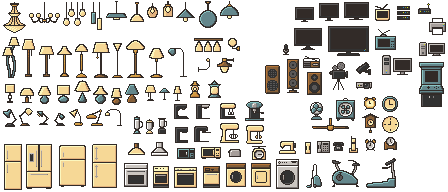
#> input picture jeu/ressources/packs/ph64/electronics.png, 448 x 192 px; its folder holds 4 pictures in this run
$ python meubles.py out.png
#> lines starting #> are read from the running program, lines starting #| are printed output that depends on the picture
### designs/decor/outils.py
"""Outils communs du decor : couleurs de nuit, toile de dessin, police en pixels."""
import random
from PIL import Image, ImageDraw

GRAIN = True  # le grain des surfaces ; a couper si l'on ramene un jour le jeu a une palette fixe (decor/palette.py)
T = 2  # unites du monde par texel pour l'architecture (1 m = 28 unites)

# Le jeu est presque gris : ces couleurs sont deja eclairees comme en pleine nuit.
ENCRE = (20, 20, 26)
NUIT = (30, 30, 42)  # couleur du brouillard et de l'horizon
MUR_BLANC, MUR_BLANC_O, MUR_BLANC_C = (122, 124, 134), (100, 102, 112), (140, 142, 150)
PIERRE, PIERRE_O, PIERRE_C = (112, 110, 114), (90, 88, 94), (132, 130, 132)
BRIQUE, BRIQUE_J = (94, 80, 80), (76, 64, 66)
ARDOISE, ARDOISE_O, ZINC = (52, 54, 64), (42, 44, 54), (88, 92, 102)
BETON, BETON_O, BETON_C = (102, 102, 108), (80, 80, 88), (120, 120, 126)
TUILE = (64, 56, 56)
VITRE, VITRE_R = (24, 26, 38), (44, 48, 64)
VERRES = ((30, 34, 48), (34, 38, 54), (26, 30, 44), (38, 42, 58))
MENEAU = (58, 62, 74)
VOLET, VOLET_O = (48, 54, 56), (36, 40, 44)
FER = (30, 30, 36)
RIDEAU, RIDEAU_O = (78, 80, 88), (58, 60, 68)
ALLUME, ALLUME_F = (232, 222, 196), (190, 178, 152)
TELE, BUREAU = (150, 170, 220), (206, 214, 226)
ORANGE, ORANGE_S = (255, 122, 18), (196, 80, 10)
VERT = (70, 240, 110)
BLANC = (236, 236, 230)


def lum(c):
    """Couleur lumineuse : l'alpha 254 dit au jeu que ce pixel brille dans la nuit."""
    return (c[0], c[1], c[2], 254)


def ton(c, k):
    return tuple(max(0, min(255, int(v * k))) for v in c[:3])


POLICE5 = {
    "A": ".###./#...#/#...#/#####/#...#/#...#/#...#", "B": "####./#...#/#...#/####./#...#/#...#/####.",
    "C": ".###./#...#/#..../#..../#..../#...#/.###.", "D": "####./#...#/#...#/#...#/#...#/#...#/####.",
    "E": "#####/#..../#..../####./#..../#..../#####", "F": "#####/#..../#..../####./#..../#..../#....",
    "G": ".###./#...#/#..../#.###/#...#/#...#/.###.", "H": "#...#/#...#/#...#/#####/#...#/#...#/#...#",
    "I": ".###./..#../..#../..#../..#../..#../.###.", "J": "..###/...#./...#./...#./...#./#..#./.##..",
    "K": "#...#/#..#./#.#../##.../#.#../#..#./#...#", "L": "#..../#..../#..../#..../#..../#..../#####",
    "M": "#...#/##.##/#.#.#/#.#.#/#...#/#...#/#...#", "N": "#...#/##..#/#.#.#/#..##/#...#/#...#/#...#",
    "O": ".###./#...#/#...#/#...#/#...#/#...#/.###.", "P": "####./#...#/#...#/####./#..../#..../#....",
    "Q": ".###./#...#/#...#/#...#/#.#.#/#..#./.##.#", "R": "####./#...#/#...#/####./#.#../#..#./#...#",
    "S": ".####/#..../#..../.###./....#/....#/####.", "T": "#####/..#../..#../..#../..#../..#../..#..",
    "U": "#...#/#...#/#...#/#...#/#...#/#...#/.###.", "V": "#...#/#...#/#...#/#...#/#...#/.#.#./..#..",
    "W": "#...#/#...#/#...#/#.#.#/#.#.#/##.##/#...#", "X": "#...#/#...#/.#.#./..#../.#.#./#...#/#...#",
    "Y": "#...#/#...#/.#.#./..#../..#../..#../..#..", "Z": "#####/....#/...#./..#../.#.../#..../#####",
    "0": ".###./#...#/#..##/#.#.#/##..#/#...#/.###.", "1": "..#../.##../..#../..#../..#../..#../.###.",
    "2": ".###./#...#/....#/...#./..#../.#.../#####", "3": "####./....#/....#/.###./....#/....#/####.",
    "4": "...#./..##./.#.#./#..#./#####/...#./...#.", "5": "#####/#..../####./....#/....#/#...#/.###.",
    "6": ".###./#..../#..../####./#...#/#...#/.###.", "7": "#####/....#/...#./..#../..#../..#../..#..",
    "8": ".###./#...#/#...#/.###./#...#/#...#/.###.", "9": ".###./#...#/#...#/.####/....#/....#/.###.",
    "-": "...../...../...../.###./...../...../.....", ".": "...../...../...../...../...../.##../.##..",
    "'": "..#../..#../.#.../...../...../...../.....", "/": "....#/....#/...#./..#../.#.../#..../#....",
    "!": "..#../..#../..#../..#../..#../...../..#..", "?": ".###./#...#/....#/...#./..#../...../..#..",
    ":": "...../..#../..#../...../..#../..#../.....", "&": ".##../#..#./#.#../.#.../#.#.#/#..#./.##.#",
    "+": "...../..#../..#../#####/..#../..#../.....", ",": "...../...../...../...../..#../..#../.#...",
    " ": "...../...../...../...../...../...../.....",
    '"': ".#.#./.#.#./...../...../...../...../.....", "(": "...#./..#../.#.../.#.../.#.../..#../...#.",
    ")": ".#.../..#../...#./...#./...#./..#../.#...", ";": "...../..#../..#../...../..#../..#../.#...",
    "%": "##..#/##.#./...#./..#../.#.../.#.##/#..##", "<": "...#./..#../.#.../#..../.#.../..#../...#.",
    ">": ".#.../..#../...#./....#/...#./..#../.#...", "*": "...../#.#.#/.###./#####/.###./#.#.#/.....",
    "=": "...../...../#####/...../#####/...../.....",
}
# Les lettres accentuees du francais : la lettre de base, et ce qu'on pose au-dessus (ou au-dessous pour la cedille).
ACCENTS = {"É": ("E", "aigu"), "È": ("E", "grave"), "Ê": ("E", "circ"), "Ë": ("E", "trema"), "À": ("A", "grave"),
           "Â": ("A", "circ"), "Î": ("I", "circ"), "Ï": ("I", "trema"), "Ô": ("O", "circ"), "Ù": ("U", "grave"),
           "Û": ("U", "circ"), "Ç": ("C", "cedille")}
SIGNES = {"aigu": ("...#.", "..#.."), "grave": (".#...", "..#.."), "circ": ("..#..", ".#.#."), "trema": (".....", ".#.#.")}
POLICE3 = {
    "A": ".#./#.#/###/#.#/#.#", "B": "##./#.#/##./#.#/##.", "C": ".##/#../#../#../.##", "D": "##./#.#/#.#/#.#/##.",
    "E": "###/#../##./#../###", "F": "###/#../##./#../#..", "G": ".##/#../#.#/#.#/.##", "H": "#.#/#.#/###/#.#/#.#",
    "I": "###/.#./.#./.#./###", "J": "..#/..#/..#/#.#/.#.", "K": "#.#/#.#/##./#.#/#.#", "L": "#../#../#../#../###",
    "M": "#.#/###/###/#.#/#.#", "N": "##./#.#/#.#/#.#/#.#", "O": "###/#.#/#.#/#.#/###", "P": "##./#.#/##./#../#..",
    "Q": "###/#.#/#.#/###/..#", "R": "##./#.#/##./#.#/#.#", "S": ".##/#../.#./..#/##.", "T": "###/.#./.#./.#./.#.",
    "U": "#.#/#.#/#.#/#.#/###", "V": "#.#/#.#/#.#/#.#/.#.", "W": "#.#/#.#/###/###/#.#", "X": "#.#/#.#/.#./#.#/#.#",
    "Y": "#.#/#.#/.#./.#./.#.", "Z": "###/..#/.#./#../###", "0": "###/#.#/#.#/#.#/###", "1": ".#./##./.#./.#./###",
    "2": "##./..#/.#./#../###", "3": "##./..#/.#./..#/##.", "4": "#.#/#.#/###/..#/..#", "5": "###/#../##./..#/##.",
    "6": ".##/#../###/#.#/###", "7": "###/..#/.#./.#./.#.", "8": "###/#.#/###/#.#/###", "9": "###/#.#/###/..#/##.",
    "-": ".../.../###/.../...", ".": ".../.../.../.../.#.", "'": ".#./.#./.../.../...", "/": "..#/..#/.#./#../#..",
    "!": ".#./.#./.#./.../.#.", ":": ".../.#./.../.#./...", "+": ".../.#./###/.#./...", ",": ".../.../.../.#./#..",
    "&": ".#./#../.#./#.#/.##", "?": "##./..#/.#./.../.#.", " ": ".../.../.../.../...",
}
POLICES = {5: POLICE5, 3: POLICE3}
SANS_ACCENT = str.maketrans("ÉÈÊËÀÂÎÏÔÙÛÇ", "EEEEAAIIOUUC")


# [25 lines left out: function planche_police, not called in this run]


def largeur_texte(texte, police=5, echelle=1):
    return max(0, len(texte) * (police + 1) - 1) * echelle


class Toile:
    """Une image qu'on dessine pixel par pixel, sans lissage."""

    def __init__(self, largeur, hauteur, fond=None):
#> called with largeur = 880, hauteur = 880, fond = (70, 70, 84, 255)
        self.l, self.h = largeur, hauteur
        self.img = Image.new("RGBA", (largeur, hauteur), fond if fond else (0, 0, 0, 0))
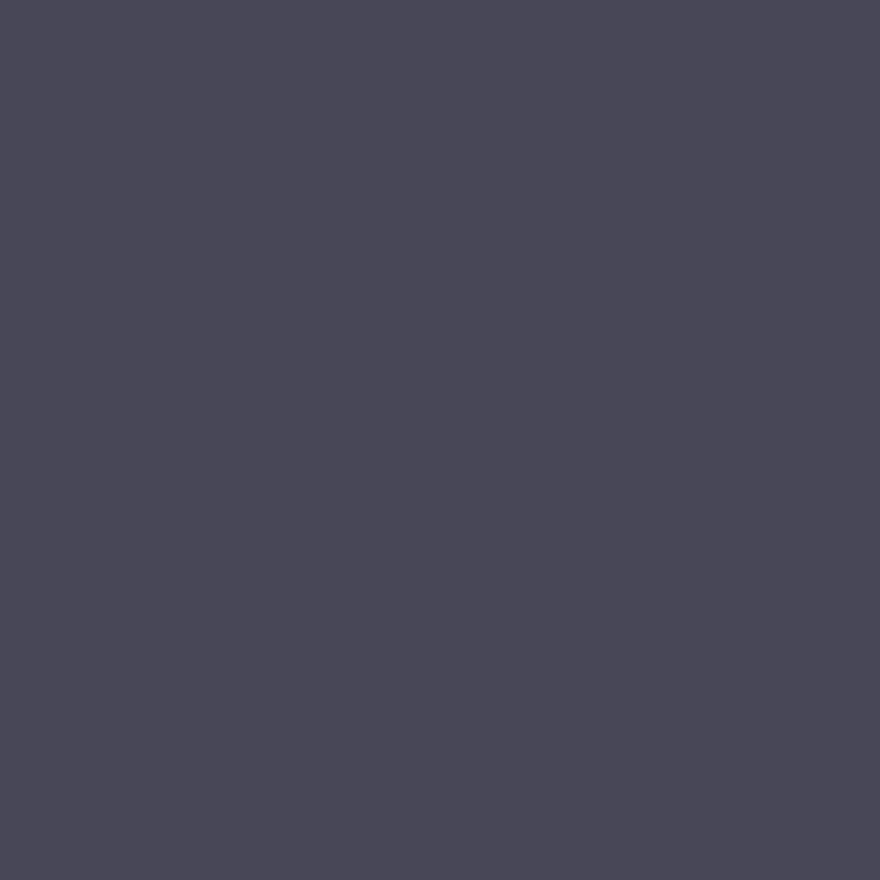
#> self.img: PIL image 880x880 RGBA; mean R, G, B, A 70, 70, 84, 255
        self.d = ImageDraw.Draw(self.img)

    def rect(self, x0, y0, x1, y1, c):
        """Rectangle plein, bornes de droite et du bas exclues."""
        if x1 > x0 and y1 > y0:
            self.d.rectangle([x0, y0, x1 - 1, y1 - 1], fill=c)

    def ligne(self, points, c, epaisseur=1):
        self.d.line(points, fill=c, width=epaisseur)

    def ellipse(self, x0, y0, x1, y1, c, contour=None):
        self.d.ellipse([x0, y0, x1 - 1, y1 - 1], fill=c, outline=contour)

    def poly(self, points, c, contour=None):
        self.d.polygon(points, fill=c, outline=contour)

    def point(self, x, y, c):
        if 0 <= x < self.l and 0 <= y < self.h:
            self.img.putpixel((x, y), c if len(c) == 4 else c + (255,))

    def texte(self, x, y, texte, c, police=5, echelle=1):
        """Ecrit en majuscules avec la police en pixels. Renvoie la largeur ecrite."""
        glyphes = POLICES[police]
        for lettre in texte.upper().translate(SANS_ACCENT):
            for j, rangee in enumerate(glyphes.get(lettre, glyphes[" "]).split("/")):
                for i, pixel in enumerate(rangee):
                    if pixel == "#":
                        self.rect(x + i * echelle, y + j * echelle, x + (i + 1) * echelle, y + (j + 1) * echelle, c)
            x += (police + 1) * echelle
        return largeur_texte(texte, police, echelle)

    def texte_centre(self, x, y, largeur, texte, c, police=5, echelle=1):
        self.texte(x + (largeur - largeur_texte(texte, police, echelle)) // 2, y, texte, c, police, echelle)

    # [65 lines left out: functions coller, grain, assombrir_haut, tags, affichettes, garde_corps, not called in this run]

### designs/decor/meubles.py
"""Meubles et plantes du pack pH64 (Stacy Kendra Love, CC-BY 4.0), reteintes aux couleurs de chaque lieu.

Le decor du jeu reste celui dessine dans facades.py, objets.py et interieurs.py. Ce module ne fait que le meubler :
il decoupe les objets des planches du pack, les met a l'echelle du lieu (x2 dedans, x1 dehors) et les ramene
a la palette presque grise du jeu. Rien n'est redessine : on change seulement la teinte et la luminosite.
"""
from pathlib import Path
from PIL import Image

from outils import ALLUME, BUREAU

PACK = Path(__file__).resolve().parents[2] / "jeu" / "ressources" / "packs" / "ph64"
CONTOUR = (50, 43, 40)                                    # le trait du pack, qui sert aussi de dalle aux ecrans eteints
TRAIT = (66, 64, 70)                                      # le meme trait, adouci : le decor d'origine n'a pas de contour noir
ABAT_JOUR = {(246, 216, 150), (252, 247, 190), (226, 178, 126)}

# Chaque ambiance : luminosite, part de couleur gardee, teinte. Reglees sur les murs et les meubles d'origine.
AMBIANCES = {
    "sombre": (0.60, 0.25, (0.95, 0.95, 1.10)),           # chez toi, chez Baba : la nuit, une tele, une lampe
    "chaud": (0.80, 0.45, (1.03, 1.00, 0.93)),            # le Maitre Poulet, l'epicerie
    "froid": (0.82, 0.22, (0.96, 0.98, 1.06)),            # bureaux, hall, garage, labo : des neons
    "rue": (0.56, 0.35, (0.95, 0.97, 1.08)),              # dehors, sous les lampadaires
}

# Nom du jeu -> (planche, numero de l'objet dans la planche, compte de gauche a droite et de haut en bas).
CATALOGUE = {
    # se coucher, s'asseoir
    "lit": ("furniture", 1), "canape": ("furniture", 37), "fauteuil": ("furniture", 26), "pouf": ("furniture", 38),
    "chaise": ("furniture", 73), "chaise_dos": ("furniture", 70), "chaise_tissu": ("furniture", 76),
    "siege_bureau": ("furniture", 59), "siege_bureau_2": ("furniture", 60), "siege_rond": ("furniture", 62),
    "tabouret": ("furniture", 50), "tabouret_haut": ("furniture", 49),
    # poser, ranger
    "bureau": ("furniture", 58), "bureau_tiroirs": ("furniture", 56), "table": ("furniture", 41),
    "grande_table": ("furniture", 84), "table_basse": ("furniture", 33),
    "bibliotheque": ("furniture", 3), "etagere": ("furniture", 11), "etagere_etroite": ("furniture", 22),
    "classeur": ("furniture", 5), "commode": ("furniture", 13),
    "buffet": ("furniture", 9), "meuble_bas": ("furniture", 48), "armoire": ("furniture", 2),
    # eclairer
    "suspension": ("electronics", 9), "suspension_dome": ("electronics", 11), "suspension_atelier": ("electronics", 5),
    "lampadaire_salon": ("electronics", 20), "lampadaire_arc": ("electronics", 35), "lampe": ("electronics", 47),
    "lampe_bureau": ("electronics", 61), "applique": ("electronics", 37),
    # brancher
    "ecran": ("electronics", 13), "ecran_large": ("electronics", 14), "ecran_poste": ("electronics", 44),
    "tour_pc": ("electronics", 43), "imprimante": ("electronics", 18), "serveur": ("electronics", 16),
    "radio": ("electronics", 40), "camera": ("electronics", 42), "telephone": ("electronics", 90),
    "vieux_telephone": ("electronics", 91), "ventilateur": ("electronics", 75), "horloge": ("electronics", 81),
    "pendule": ("electronics", 80), "enceinte": ("electronics", 59),
    # cuisiner
    "frigo": ("electronics", 95), "micro_ondes": ("electronics", 103), "cafetiere": ("electronics", 71),
    "robot": ("electronics", 86), "grille_pain": ("electronics", 106), "balance": ("electronics", 108),
    # faire pousser
    "plante": ("plants", 98), "plante_haute": ("plants", 116), "plante_fine": ("plants", 132),
    "plante_large": ("plants", 99), "plante_basse": ("plants", 100), "petite_plante": ("plants", 97),
    "jardiniere": ("plants", 133), "fleurs": ("plants", 73),
}

_planches, _boites = {}, {}


def _reperer(nom):
    """Trouve les objets d'une planche : des groupes de pixels opaques separes par du vide."""
#> called with nom = 'electronics'
    im = Image.open(PACK / f"{nom}.png").convert("RGBA")
#> im is the input picture: PIL image 448x192 RGBA; mean R, G, B, A 151.8, 146.5, 139.2, 82.3
    w, h = im.size
#> w = 448; h = 192
    px = im.load()
    vu = [[False] * w for _ in range(h)]
    boites = []
    for y in range(h):
        for x in range(w):
            if px[x, y][3] >= 128 and not vu[y][x]:
                pile, b = [(x, y)], [x, y, x, y]
                vu[y][x] = True
                while pile:
                    cx, cy = pile.pop()
                    b = [min(b[0], cx), min(b[1], cy), max(b[2], cx), max(b[3], cy)]
                    for nx in range(max(0, cx - 2), min(w, cx + 3)):
                        for ny in range(max(0, cy - 2), min(h, cy + 3)):
                            if px[nx, ny][3] >= 128 and not vu[ny][nx]:
                                vu[ny][nx] = True
                                pile.append((nx, ny))
                boites.append(b)
    boites = [b for b in boites if (b[2] - b[0]) * (b[3] - b[1]) >= 6]
    boites.sort(key=lambda b: (b[1] // 24, b[0]))
    _planches[nom], _boites[nom] = im, boites


def brut(nom):
    """L'objet tel qu'il est dans le pack, sans retouche."""
    planche, numero = CATALOGUE[nom]
    if planche not in _planches:
        _reperer(planche)
    b = _boites[planche][numero]
#> b = [217, 58, 233, 72]
    return _planches[planche].crop((b[0], b[1], b[2] + 1, b[3] + 1))


def _dalle(img):
    """Les pixels de l'ecran : le noir du pack, sauf le cadre qui touche le vide."""
    w, h = img.size
#> w = 17; h = 15
    px = img.load()
    noir = lambda x, y: 0 <= x < w and 0 <= y < h and px[x, y][3] >= 128 and px[x, y][:3] == CONTOUR
    coeur = {(x, y) for y in range(h) for x in range(w)
             if all(noir(x + i, y + j) for i in (-1, 0, 1) for j in (-1, 0, 1))}
    return {(x + i, y + j) for x, y in coeur for i in (-1, 0, 1) for j in (-1, 0, 1)
            if noir(x + i, y + j) and all(0 <= x + i + a < w and 0 <= y + j + b < h and px[x + i + a, y + j + b][3] >= 128
                                          for a, b in ((1, 0), (-1, 0), (0, 1), (0, -1)))}


def objet(nom, ambiance, echelle=2, allume=False, ecran=None):
    """L'objet aux couleurs du lieu. allume : l'abat-jour brille. ecran : la couleur d'un ecran en marche."""
    src = brut(nom)
    k, part, teinte = AMBIANCES[ambiance]
    dalle = _dalle(src) if ecran else set()
#> dalle = 0 items
    out = Image.new("RGBA", src.size, (0, 0, 0, 0))
    spx, opx = src.load(), out.load()
    for y in range(src.height):
        for x in range(src.width):
            r, g, b, a = spx[x, y]
            if a < 128:
                continue
            if (x, y) in dalle:
                opx[x, y] = ecran + (254,)
            elif allume and (r, g, b) in ABAT_JOUR:
                opx[x, y] = tuple(int(v * (0.86 + 0.14 * (r, g, b)[1] / 247)) for v in ALLUME) + (254,)
            elif (r, g, b) == CONTOUR:
                opx[x, y] = tuple(int(TRAIT[i] * k * teinte[i]) for i in range(3)) + (255,)
            else:
                gris = 0.30 * r + 0.59 * g + 0.11 * b
                opx[x, y] = tuple(max(0, min(255, int((gris + (v - gris) * part) * k * teinte[i])))
                                  for i, v in enumerate((r, g, b))) + (255,)
    return out.resize((src.width * echelle, src.height * echelle), Image.NEAREST) if echelle != 1 else out


def groupe(pieces):
    """Assemble des objets en une seule image : (image, x, hauteur du pied au-dessus du sol). Ils se trient alors ensemble."""
    largeur = max(x + im.width for im, x, _ in pieces)
    hauteur = max(pied + im.height for im, _, pied in pieces)
    out = Image.new("RGBA", (largeur, hauteur), (0, 0, 0, 0))
    for im, x, pied in pieces:
        out.paste(im, (x, hauteur - pied - im.height), im.split()[3].point(lambda a: 255 if a >= 128 else 0))
    return out


def planche_temoin(ambiance="froid"):
    """Tous les objets retenus, avant et apres retouche, avec leur nom : pour verifier le catalogue d'un coup d'oeil."""
    from outils import Toile
    noms = sorted(CATALOGUE)
    t = Toile(8 * 110, (len(noms) + 7) // 8 * 110, (70, 70, 84, 255))
    for i, nom in enumerate(noms):
        x, y = i % 8 * 110, i // 8 * 110
        a, b = brut(nom), objet(nom, ambiance, 1, allume=True, ecran=BUREAU)
        t.img.alpha_composite(a, (x + 4, y + 12))
        t.img.alpha_composite(b, (x + 58, y + 12))
        t.texte(x + 2, y + 2, nom.replace("_", " ")[:26], (236, 236, 230), 3)
#> pass 2 of the loop in planche_temoin, `for i, nom in enumerate(noms):`:
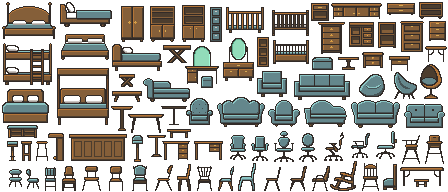
#> input picture jeu/ressources/packs/ph64/furniture.png, 448 x 192 px
#> in _reperer, im is the input picture: PIL image 448x192 RGBA; mean R, G, B, A 74.9, 68.5, 60.7, 118.3
#> b = [121, 6, 143, 41]
#> in brut (call 3), `return _planches[planche].crop((b[0], b[1], b[2] + 1, b[3] + 1))`:
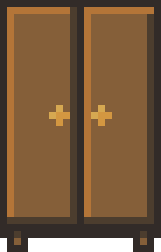
#> returned value: PIL image 23x36 RGBA (shown 7 times larger); mean R, G, B, A 112.3, 81.7, 51.8, 244.5; transparent parts drawn white
#> out: PIL image 23x36 RGBA; every value is 0
#> in planche_temoin, `t.img.alpha_composite(a, (x + 4, y + 12))`:
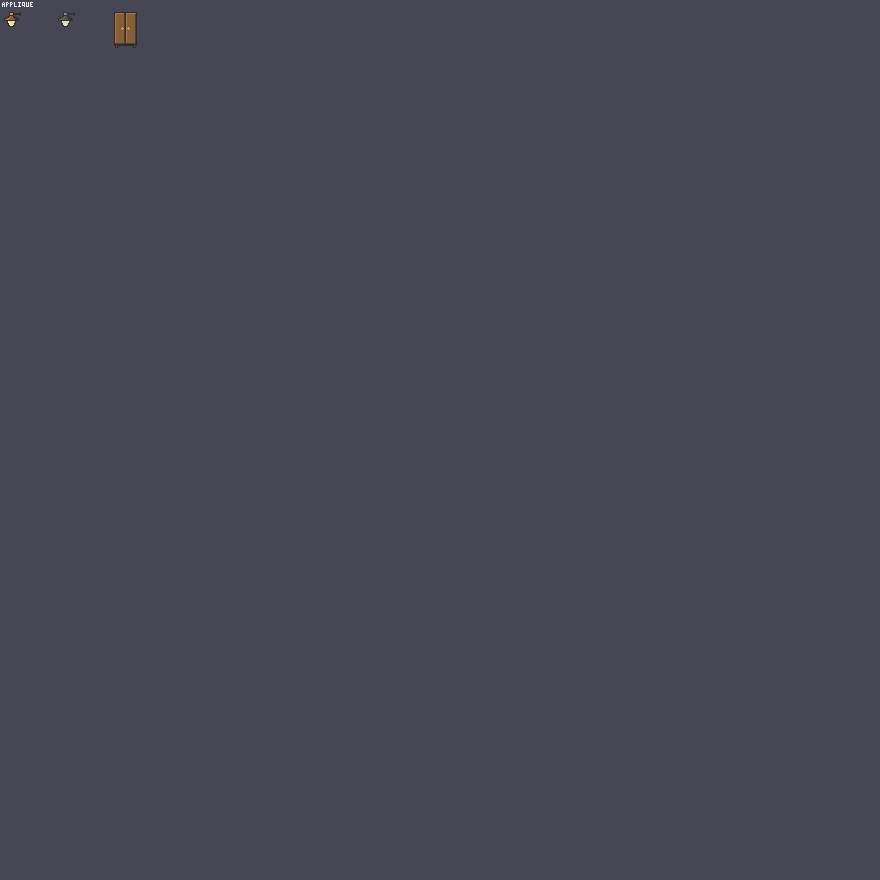
#> t.img: PIL image 880x880 RGBA; mean R, G, B, A 70.1, 70, 84, 255
    return t.img


if __name__ == "__main__":
    import sys
    planche_temoin().save(sys.argv[1])
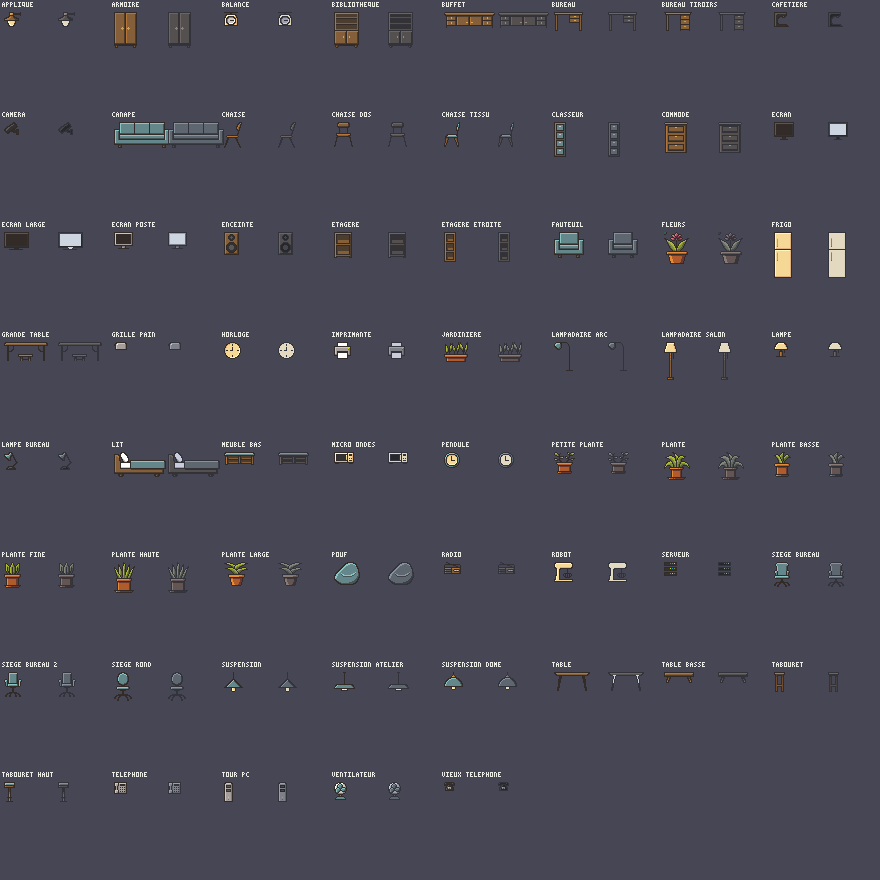
#> saved as out.png: PIL image 880x880 RGBA; mean R, G, B, A 72.3, 72.1, 84.9, 255
